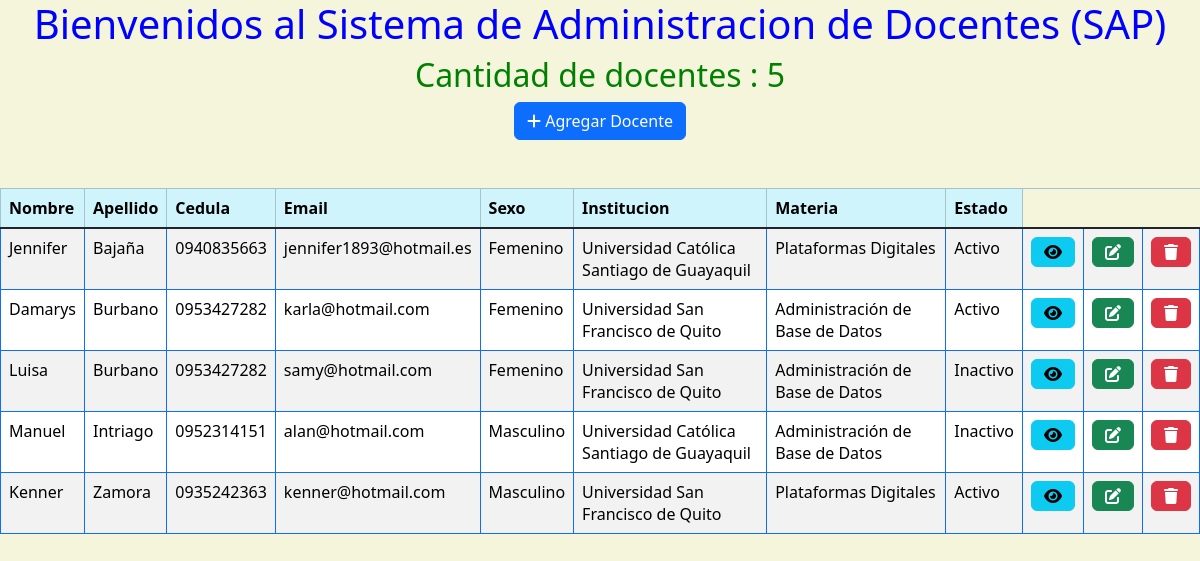
The page / on the database its author committed.
### docentes/models.py (models this page shows, shortened)
class Docente(models.Model):
    SEXO = [
        ("M", "Masculino"),
        ("F", "Femenino"),
    ]
    nombre = models.CharField(max_length=20)
    apellido = models.CharField(max_length=20)
    cedula = models.CharField(max_length=10)
    sexo = models.CharField(max_length=1, choices=SEXO, null=True)
    email = models.CharField(max_length=50)
    institucion = models.ForeignKey(Institucion, on_delete=models.SET_NULL, null=True)
    materia = models.ForeignKey(Materia, on_delete=models.SET_NULL, null=True)
    fecha_de_nacimiento = models.CharField(max_length=50)
    celular = models.CharField(max_length=10)
    activo = models.BooleanField(default=True)

class Institucion(models.Model):
    nombre = models.CharField(max_length=100, null=True)
    direccion = models.CharField(max_length=100, null=True)
    numero = models.CharField(max_length=10, null=True)
    def __str__(self):
        return f'{self.nombre}'

class Materia(models.Model):
    nombre = models.CharField(max_length=100)
    horas = models.IntegerField(null=True)
    institucion = models.ForeignKey(Institucion, on_delete=models.SET_NULL, null=True)
    alumno = models.ForeignKey(Alumno, on_delete=models.SET_NULL, null=True)
    def __str__(self):
        return f'{self.nombre}'

### webapp/views.py (the view)
# urls.py: path('', bienvenida2, name='inicio'),
def bienvenida2(request):
    cantidad_docentes = Docente.objects.count()
    docentes = Docente.objects.order_by('apellido','nombre')
    dict_datos = {'cantidad_docentes': cantidad_docentes, 'docentes': docentes}
    pagina = loader.get_template('bienvenida.html')
    return HttpResponse(pagina.render(dict_datos, request))

### webapp/templates/bienvenida.html (shortened to what this page needs)
<html lang="en">
<head>
    {% load static %}
    <link href="{% static 'fontawesomefree/css/fontawesome.css' %}" rel="stylesheet" type="text/css">
    <link href="{% static 'fontawesomefree/css/brands.css' %}" rel="stylesheet" type="text/css">
    <link href="{% static 'fontawesomefree/css/solid.css' %}" rel="stylesheet" type="text/css">
    <link href="https://cdn.jsdelivr.net/npm/bootstrap@5.3.2/dist/css/bootstrap.min.css" rel="stylesheet">
</head>
<body>
<div class="panel panel-primary" align="center">
    <div class="panel-heading">
    <h1>Bienvenidos al Sistema de Administracion de Docentes (SAP)</h1>
    </div>
<h2>Cantidad de docentes : {{cantidad_docentes}}</h2>
</div>
<div align="center" class="">
    <a href="agregar_docente/" class="btn btn-primary"><i class="fa-solid fa-plus"></i>  Agregar Docente </a>
</div>
    <br>
    <br>
<table class="table table-striped table-hover table-bordered border-primary">
    <thead>
        <tr scope="row" class="table-info" >
            <th scope="col" >Nombre</th>
            <th scope="col">Apellido</th>
            <th scope="col">Cedula</th>
            <th scope="col">Email</th>
            <th scope="col">Sexo</th>
            <th scope="col">Institucion</th>
            <th scope="col">Materia</th>
            <th scope="col">Estado</th>
        </tr>
    </thead>
    <tbody class="table-group-divider">
        {% for docente in docentes %}
            <tr scope="row" >
                <td>{{docente.nombre}}</td>
                <td>{{docente.apellido}}</td>
                <td>{{docente.cedula}}</td>
                <td>{{docente.email}}</td>
                <td>{{docente.get_sexo_display}}</td>
                <td>{{docente.institucion}}</td>
                <td>{{docente.materia}}</td>
                <td>
                    {% if docente.activo %}
                            Activo
                      {% else %}
                            Inactivo
                      {% endif %}
                <td><a href="ver_docente/{{docente.id}}" class="btn btn-info"><i class="fa-solid fa-eye"></i></a></td>
                <td><a href="modificar_docente/{{docente.id}}" class="btn btn-success"><i class="fa-solid fa-pen-to-square"></i></a></td>
                <td><a href="eliminar_docente/{{docente.id}}" class="btn btn-danger"><i class="fa-solid fa-trash"></i></a></td>
            </tr>
        {% endfor %}
    </tbody>
</table>
</body>
</html>

### webapp/templates/bienvenida.html (style rules this page uses)
body { background-color:beige; }
h1 { color:blue; }
h2 { color:green; }

### rows shown on the page
Docente: nombre "Jennifer", apellido "Bajaña", cedula "0940835663", email "jennifer1893@hotmail.es", sexo "Femenino", institucion "Universidad Católica Santiago de Guayaquil", materia "Plataformas Digitales", activo "Activo"
Docente: nombre "Damarys", apellido "Burbano", cedula "0953427282", email "karla@hotmail.com", sexo "Femenino", institucion "Universidad San Francisco de Quito", materia "Administración de Base de Datos", activo "Activo"
Docente: nombre "Luisa", apellido "Burbano", cedula "0953427282", email "samy@hotmail.com", sexo "Femenino", institucion "Universidad San Francisco de Quito", materia "Administración de Base de Datos", activo "Inactivo"
Docente: nombre "Manuel", apellido "Intriago", cedula "0952314151", email "alan@hotmail.com", sexo "Masculino", institucion "Universidad Católica Santiago de Guayaquil", materia "Administración de Base de Datos", activo "Inactivo"
Docente: nombre "Kenner", apellido "Zamora", cedula "0935242363", email "kenner@hotmail.com", sexo "Masculino", institucion "Universidad San Francisco de Quito", materia "Plataformas Digitales", activo "Activo"

### other values the page prints
{{ cantidad_docentes }} "5"
